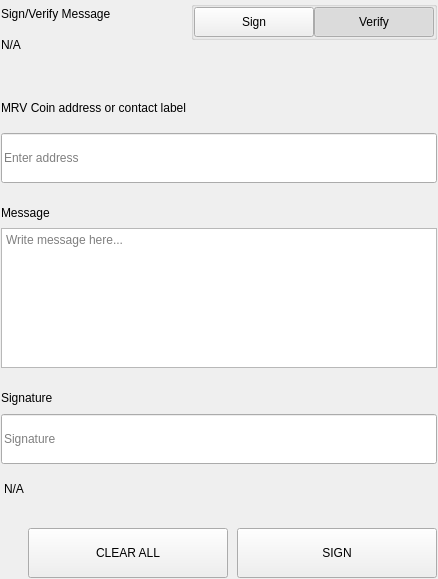
<?xml version="1.0" encoding="UTF-8"?>
<ui version="4.0">
 <class>SettingsSignMessageWidgets</class>
 <widget class="QWidget" name="SettingsSignMessageWidgets">
  <property name="geometry">
   <rect>
    <x>0</x>
    <y>0</y>
    <width>438</width>
    <height>579</height>
   </rect>
  </property>
  <property name="windowTitle">
   <string>Form</string>
  </property>
  <layout class="QVBoxLayout" name="verticalLayout">
   <property name="spacing">
    <number>0</number>
   </property>
   <property name="leftMargin">
    <number>0</number>
   </property>
   <property name="topMargin">
    <number>0</number>
   </property>
   <property name="rightMargin">
    <number>0</number>
   </property>
   <property name="bottomMargin">
    <number>0</number>
   </property>
   <item>
    <widget class="QWidget" name="left" native="true">
     <layout class="QVBoxLayout" name="verticalLayout_3">
      <property name="leftMargin">
       <number>0</number>
      </property>
      <property name="topMargin">
       <number>0</number>
      </property>
      <property name="rightMargin">
       <number>0</number>
      </property>
      <property name="bottomMargin">
       <number>0</number>
      </property>
      <item>
       <widget class="QWidget" name="container_sign" native="true">
        <layout class="QVBoxLayout" name="verticalLayout_2">
         <property name="spacing">
          <number>0</number>
         </property>
         <property name="leftMargin">
          <number>1</number>
         </property>
         <property name="topMargin">
          <number>1</number>
         </property>
         <property name="rightMargin">
          <number>1</number>
         </property>
         <property name="bottomMargin">
          <number>1</number>
         </property>
         <item>
          <layout class="QHBoxLayout" name="horizontalLayout_3" stretch="3,1">
           <property name="spacing">
            <number>40</number>
           </property>
           <item>
            <layout class="QVBoxLayout" name="verticalLayoutTitle">
             <property name="spacing">
              <number>5</number>
             </property>
             <item>
              <widget class="QLabel" name="labelTitle">
               <property name="text">
                <string>Sign/Verify Message</string>
               </property>
              </widget>
             </item>
             <item>
              <widget class="QLabel" name="labelSubtitle1">
               <property name="text">
                <string notr="true">N/A</string>
               </property>
               <property name="wordWrap">
                <bool>true</bool>
               </property>
              </widget>
             </item>
            </layout>
           </item>
           <item alignment="Qt::AlignRight|Qt::AlignTop">
            <widget class="QWidget" name="containerSwitch" native="true">
             <property name="styleSheet">
              <string notr="true">#containerSwitch{
	padding-top:9px;
}</string>
             </property>
             <layout class="QVBoxLayout" name="verticalLayout_6">
              <property name="spacing">
               <number>4</number>
              </property>
              <property name="leftMargin">
               <number>0</number>
              </property>
              <property name="topMargin">
               <number>0</number>
              </property>
              <property name="rightMargin">
               <number>0</number>
              </property>
              <property name="bottomMargin">
               <number>0</number>
              </property>
              <item alignment="Qt::AlignRight">
               <widget class="QGroupBox" name="groupBox">
                <property name="sizePolicy">
                 <sizepolicy hsizetype="Fixed" vsizetype="Preferred">
                  <horstretch>0</horstretch>
                  <verstretch>0</verstretch>
                 </sizepolicy>
                </property>
                <property name="title">
                 <string/>
                </property>
                <property name="alignment">
                 <set>Qt::AlignRight|Qt::AlignTop|Qt::AlignTrailing</set>
                </property>
                <layout class="QHBoxLayout" name="horizontalLayout_4">
                 <property name="spacing">
                  <number>0</number>
                 </property>
                 <property name="leftMargin">
                  <number>0</number>
                 </property>
                 <property name="topMargin">
                  <number>0</number>
                 </property>
                 <property name="rightMargin">
                  <number>0</number>
                 </property>
                 <property name="bottomMargin">
                  <number>0</number>
                 </property>
                 <item>
                  <widget class="QPushButton" name="pushSign">
                   <property name="minimumSize">
                    <size>
                     <width>120</width>
                     <height>30</height>
                    </size>
                   </property>
                   <property name="maximumSize">
                    <size>
                     <width>120</width>
                     <height>30</height>
                    </size>
                   </property>
                   <property name="focusPolicy">
                    <enum>Qt::NoFocus</enum>
                   </property>
                   <property name="text">
                    <string>Sign</string>
                   </property>
                   <property name="checkable">
                    <bool>true</bool>
                   </property>
                   <property name="autoExclusive">
                    <bool>true</bool>
                   </property>
                  </widget>
                 </item>
                 <item>
                  <widget class="QPushButton" name="pushVerify">
                   <property name="minimumSize">
                    <size>
                     <width>120</width>
                     <height>30</height>
                    </size>
                   </property>
                   <property name="maximumSize">
                    <size>
                     <width>120</width>
                     <height>30</height>
                    </size>
                   </property>
                   <property name="focusPolicy">
                    <enum>Qt::NoFocus</enum>
                   </property>
                   <property name="text">
                    <string>Verify</string>
                   </property>
                   <property name="checkable">
                    <bool>true</bool>
                   </property>
                   <property name="checked">
                    <bool>true</bool>
                   </property>
                   <property name="autoExclusive">
                    <bool>true</bool>
                   </property>
                  </widget>
                 </item>
                </layout>
               </widget>
              </item>
              <item alignment="Qt::AlignHCenter|Qt::AlignTop">
               <widget class="QLabel" name="labelSubtitleSwitch">
                <property name="text">
                 <string/>
                </property>
                <property name="alignment">
                 <set>Qt::AlignRight|Qt::AlignTrailing|Qt::AlignVCenter</set>
                </property>
               </widget>
              </item>
             </layout>
            </widget>
           </item>
          </layout>
         </item>
         <item>
          <spacer name="verticalSpacer_2">
           <property name="orientation">
            <enum>Qt::Vertical</enum>
           </property>
           <property name="sizeType">
            <enum>QSizePolicy::Fixed</enum>
           </property>
           <property name="sizeHint" stdset="0">
            <size>
             <width>20</width>
             <height>40</height>
            </size>
           </property>
          </spacer>
         </item>
         <item>
          <widget class="QWidget" name="containerAddress" native="true">
           <property name="sizePolicy">
            <sizepolicy hsizetype="Preferred" vsizetype="Fixed">
             <horstretch>0</horstretch>
             <verstretch>0</verstretch>
            </sizepolicy>
           </property>
           <layout class="QVBoxLayout" name="verticalLayout_5" stretch="0,0">
            <property name="spacing">
             <number>15</number>
            </property>
            <property name="leftMargin">
             <number>0</number>
            </property>
            <property name="topMargin">
             <number>0</number>
            </property>
            <property name="rightMargin">
             <number>0</number>
            </property>
            <property name="bottomMargin">
             <number>0</number>
            </property>
            <item>
             <widget class="QLabel" name="labelSubtitleAddress">
              <property name="minimumSize">
               <size>
                <width>0</width>
                <height>20</height>
               </size>
              </property>
              <property name="maximumSize">
               <size>
                <width>16777215</width>
                <height>20</height>
               </size>
              </property>
              <property name="text">
               <string>MRV Coin address or contact label</string>
              </property>
             </widget>
            </item>
            <item>
             <widget class="QLineEdit" name="addressIn_SM">
              <property name="minimumSize">
               <size>
                <width>0</width>
                <height>50</height>
               </size>
              </property>
              <property name="maximumSize">
               <size>
                <width>16777215</width>
                <height>50</height>
               </size>
              </property>
              <property name="placeholderText">
               <string>Enter address</string>
              </property>
             </widget>
            </item>
           </layout>
          </widget>
         </item>
         <item>
          <spacer name="verticalSpacer_3">
           <property name="orientation">
            <enum>Qt::Vertical</enum>
           </property>
           <property name="sizeType">
            <enum>QSizePolicy::Fixed</enum>
           </property>
           <property name="sizeHint" stdset="0">
            <size>
             <width>20</width>
             <height>20</height>
            </size>
           </property>
          </spacer>
         </item>
         <item>
          <layout class="QVBoxLayout" name="verticalLayout_9">
           <property name="spacing">
            <number>5</number>
           </property>
           <item>
            <widget class="QLabel" name="labelSubtitleMessage">
             <property name="minimumSize">
              <size>
               <width>0</width>
               <height>20</height>
              </size>
             </property>
             <property name="maximumSize">
              <size>
               <width>16777215</width>
               <height>20</height>
              </size>
             </property>
             <property name="text">
              <string>Message</string>
             </property>
            </widget>
           </item>
           <item>
            <widget class="QPlainTextEdit" name="messageIn_SM">
             <property name="minimumSize">
              <size>
               <width>0</width>
               <height>140</height>
              </size>
             </property>
             <property name="maximumSize">
              <size>
               <width>16777215</width>
               <height>140</height>
              </size>
             </property>
             <property name="placeholderText">
              <string>Write message here...</string>
             </property>
            </widget>
           </item>
          </layout>
         </item>
         <item>
          <spacer name="verticalSpacer_4">
           <property name="orientation">
            <enum>Qt::Vertical</enum>
           </property>
           <property name="sizeType">
            <enum>QSizePolicy::Fixed</enum>
           </property>
           <property name="sizeHint" stdset="0">
            <size>
             <width>20</width>
             <height>20</height>
            </size>
           </property>
          </spacer>
         </item>
         <item>
          <widget class="QWidget" name="widget" native="true">
           <property name="minimumSize">
            <size>
             <width>0</width>
             <height>75</height>
            </size>
           </property>
           <property name="maximumSize">
            <size>
             <width>16777215</width>
             <height>16777215</height>
            </size>
           </property>
           <layout class="QVBoxLayout" name="verticalLayout_4">
            <property name="leftMargin">
             <number>0</number>
            </property>
            <property name="topMargin">
             <number>0</number>
            </property>
            <property name="rightMargin">
             <number>0</number>
            </property>
            <property name="bottomMargin">
             <number>0</number>
            </property>
            <item>
             <widget class="QLabel" name="labelSubtitleSignature">
              <property name="minimumSize">
               <size>
                <width>0</width>
                <height>20</height>
               </size>
              </property>
              <property name="maximumSize">
               <size>
                <width>16777215</width>
                <height>20</height>
               </size>
              </property>
              <property name="text">
               <string>Signature</string>
              </property>
             </widget>
            </item>
            <item>
             <widget class="QLineEdit" name="signatureOut_SM">
              <property name="minimumSize">
               <size>
                <width>0</width>
                <height>50</height>
               </size>
              </property>
              <property name="placeholderText">
               <string>Signature</string>
              </property>
             </widget>
            </item>
           </layout>
          </widget>
         </item>
         <item>
          <widget class="QLabel" name="statusLabel_SM">
           <property name="styleSheet">
            <string notr="true">padding-top:5px;</string>
           </property>
           <property name="text">
            <string notr="true">N/A</string>
           </property>
          </widget>
         </item>
         <item>
          <spacer name="verticalSpacer">
           <property name="orientation">
            <enum>Qt::Vertical</enum>
           </property>
           <property name="sizeType">
            <enum>QSizePolicy::Fixed</enum>
           </property>
           <property name="sizeHint" stdset="0">
            <size>
             <width>20</width>
             <height>20</height>
            </size>
           </property>
          </spacer>
         </item>
         <item>
          <layout class="QHBoxLayout" name="horizontalLayout_7">
           <property name="spacing">
            <number>9</number>
           </property>
           <item>
            <spacer name="horizontalSpacer_5">
             <property name="orientation">
              <enum>Qt::Horizontal</enum>
             </property>
             <property name="sizeType">
              <enum>QSizePolicy::Expanding</enum>
             </property>
             <property name="sizeHint" stdset="0">
              <size>
               <width>40</width>
               <height>20</height>
              </size>
             </property>
            </spacer>
           </item>
           <item>
            <widget class="QPushButton" name="pushButtonClear">
             <property name="minimumSize">
              <size>
               <width>200</width>
               <height>50</height>
              </size>
             </property>
             <property name="focusPolicy">
              <enum>Qt::NoFocus</enum>
             </property>
             <property name="text">
              <string>CLEAR ALL</string>
             </property>
            </widget>
           </item>
           <item>
            <widget class="QPushButton" name="pushButtonSave">
             <property name="minimumSize">
              <size>
               <width>200</width>
               <height>50</height>
              </size>
             </property>
             <property name="maximumSize">
              <size>
               <width>200</width>
               <height>50</height>
              </size>
             </property>
             <property name="focusPolicy">
              <enum>Qt::NoFocus</enum>
             </property>
             <property name="text">
              <string>SIGN</string>
             </property>
            </widget>
           </item>
          </layout>
         </item>
        </layout>
       </widget>
      </item>
     </layout>
    </widget>
   </item>
  </layout>
 </widget>
 <resources/>
 <connections/>
</ui>
